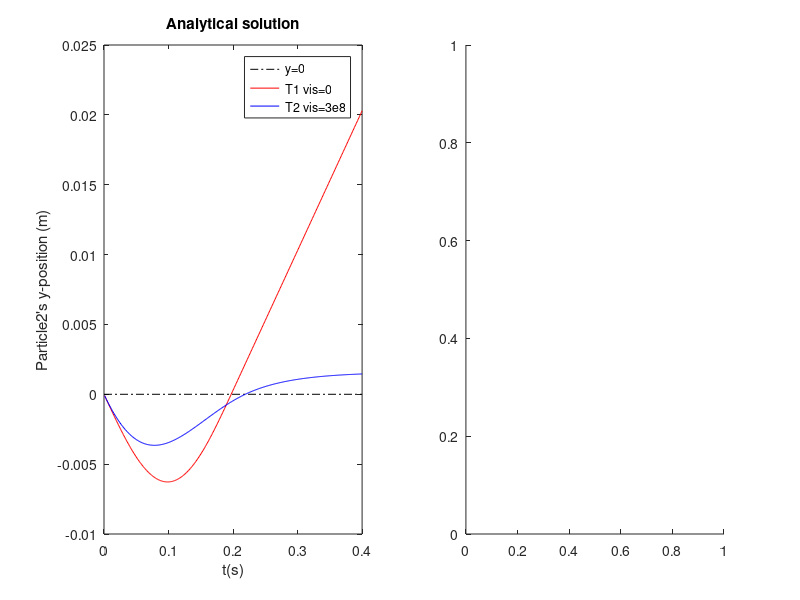

Source code (MATLAB): (Note: this script raises an error after producing the figure.)
%2017-06-11 LI ChangSheng @ NanJing University
%E-mail: sheng0619@163.com
%ref.
%[1]LI ChangSheng, YIN HongWei. Validation tests for discrete element codes using single-contact systems
%T1 T2 T3 T4
%analytical solutions for the tests of the normal contact force and the shear contact force
%
%MATLAB R2015a, just run this code

clc
clear
kn  = 5.5e9;
den = 2.5e3;
rad = 50.0;
m   = den * 2.0 * sqrt(3) * rad^2;
%m=2.1651e+07;
k   = sqrt(kn/m);
tbegin = 0.001;
tend   = 0.4;
%*************************************************************************
%T1 T2
subplot(1,2,1)
%draw y=0.0
plot([0.0 tend],[0.0 0.0],'k-.');
hold on;
%particle1 particle2 position and rad
% (0,0) 50    (0,50) 50
% particle2 initial velocity (0.0, -1e-1)
vel   = -1e-1; 

%T1 
%without viscosity 0.0
vis   = 0.0;
n     = vis/m/2.0;
omega = sqrt(k^2-n^2);
tn1=pi/omega; % exact value 0.2189
tn1int   = 0.197; % for int value 0.197/dt= 197,note dt = 0.001
A     = vel/omega;

%see paper[1] Table2 T1 eq13 
%[0, t_n1) 
tn01  = [0.001:0.001:tn1int];
yn01  = A.*exp(-n.*tn01).*sin(omega.*tn01);
%plot(tn01,yn01,'r-')
velend = -A*omega;

%see paper[1] Table2 T1 eq14 
%[t_n1,0.4) 
tn1end = [tn1int+0.001:0.001:tend];
yn1end = velend.*(tn1end-tn1);

tnvis0 = [tn01 tn1end]';
ynvis0 = [yn01 yn1end]';
plot(tnvis0,ynvis0,'r-')

%T2
%viscosity 3e8
%tend=2*pi/omega;
vis    = 3e8;
n      = vis/m/2.0;
omega  = sqrt(k^2-n^2);
tn2       = pi/omega; % exact value 0.2189
tn2int    = 0.218;    % for int value 0.218/dt= 197,note dt = 0.001
tn02   = [tbegin:0.001:tn2int];
A      = vel/omega;

%see paper[1] Table2 T2 eq15 
%[0, t_n2)
yn02   = A.*exp(-n.*tn02).*sin(omega.*tn02);
vel2   = -A*omega*exp(-n*pi/omega);

tn2end = [tn2int+0.001:0.001:tend];
C2     = vel2/(-2*n*exp(-2*n*tn2));
C1     = -C2*exp(-2*n*tn2);
y2end  = C2.*exp(-2*n.*tn2end)+C1;

%see paper[1] Table2 T2 eq16 
%[t_n2,0.4)
tnvis3 = [tn02 tn2end]';
ynvis3 = [yn02 y2end]';

plot(tnvis3, ynvis3,'b-')
legend('y=0','T1 vis=0','T2 vis=3e8');
xlabel('t(s)')  
ylabel('Particle2''s y-position (m)')
title('Analytical solution')

%*************************************************************************
%T3 T4
%analytical solutions for the tests of the shear contact force
%
% wall3 nodes (0.220573 100.0) (0.220573 -100.0)    
% particle4 position and rad (50,0) 50
clc
clear
subplot(1,2,2)
ks  = 5.5e9;
kn  = ks;
den = 2.5e3;
rad = 50.0;
m   = den * 2.0 * sqrt(3) * rad^2;
k   = sqrt(ks/m);
tbegin = 0.001;
tend   = 0.4;
% particle4 initial velocity (0.0, 1.0)
v0    = 1;

% T4
% viscosity
vis=3e8;
n     = vis/m/2.0;
omega = sqrt(k^2-n^2);
A     = v0/omega;
%1.  first  segment
%see paper[1] Table3 T4 eq20 
%[0, t_s2)
ts2     = pi/(8.0*omega);     % exact value 0.027358375988797
ts2int  = 0.027;  % for int value
ts02 = [tbegin:0.001:ts2int]; 
ys02  = A.*exp(-n.*ts02).*sin(omega.*ts02);
%plot(ts02,ys02,'b-')
hold on
y0 = A*exp(-n*ts2(end))*sin(omega*ts2(end));
%plot(ts2,y0,'r*');
vs2 = ( (-n)*sin(omega*ts2) + omega*cos(omega*ts2) )*A*exp(-n*ts2);

%2.  second  segment
%see paper[1] Table3 T4 eq21
%[t_s2,t_s4)
Fsmax    = ks*y0;
g        = Fsmax/m;
friction = 0.1;
Fn       = Fsmax /friction;
xn       = Fsmax/friction/kn;

C2 = (vs2+g/(2.0*n))/(-2*n*exp(-2*n*ts2));
C1 = y0+g/(2*n)*ts2-C2*exp(-2*n*ts2);
ys2 = C1+C2*exp(-2*n*ts2)-g/(2*n)*ts2;
%plot(ts2,ys2,'ro')

ts3     = (-1/(2*n)) * log( g/(2*n)/(C2*(-2*n)) ) ;% 0.093910070513473
ts3int  = 0.093;
ts23   = [ts2int+0.001:0.001:ts3int];
ys23   = C1+C2*exp(-2*n.*ts23)-g/(2*n).*ts23;
%plot(ts23,ys23,'b-.');
ys3     = C1+C2*exp(-2*n*ts3)-g/(2*n)*ts3;
%plot(ts3,ys3,'ro');

%3.  third  segment
%see paper[1] Table3 T4 eq22
%[t_s4,t_end)
a=ys3-ys2; %equilibrium position moves up to (ys2-ys1)
[ts3end,ys3end] = ode15s('Fs',[ts3int+0.001:0.001:tend],[ys3 0.0],[],1.0,a,kn,m,vis,0.0);
%plot(ts3end,ys3end(:,1),'r-')
%scatter(ts3end,ys3end(:,1),'r');

tsvis3 = [ts02 ts23 ts3end']';
ysvis3 = [ys02 ys23 ys3end(:,1)']';
plot(tsvis3,ysvis3,'b-')
hold on

% T3
% without viscosity
vis=0.0;
n=vis/m/2.0;
k=sqrt(ks/m);
omega = sqrt(k^2-n^2);
A=v0/omega;

Fsmax = ks*y0;%y0 same as T4, maximum shear force is same with T4, particle4 slip in y0
g     = Fsmax/m;
xn    = Fsmax/friction/kn;
v0    = v0;% initial velocity same as T4

%1.  first  segment
%see paper[1] Table3 T3 eq17 
%[0, t_s1)
ts1    = 1/omega * asin(y0/A) ;% 0.022538940308419
ts1int = 0.022;
ts01   = [0.001:0.001:ts1int];
ys01    = A.*exp(-n.*ts01).*sin(omega.*ts01);
%plot(ts01,ys01,'r-')

ys1 = A * sin(omega*ts1);
vs1 = A * omega * cos(omega*ts1);
%plot(ts1,ys1,'b*');
C1     = vs1+g*ts1;
C2     = ys1+g*ts1^2/2.0 - C1*ts1;
ts4    = (-C1)/(-g); %0.189612878190028
ts4int = 0.189;

%2.  second  segment
%see paper[1] Table3 T4 eq18
%[t_s1,t_s4)
ts14 =[ts1int+0.001:0.001:ts4int];
ys14 = - g*ts14.*ts14 /2 + C1.*ts14 +C2;
%plot(ts14,ys14,'r-.')
ys1_ = -g*ts1*ts1/2 + C1*ts1 +C2;
%plot(ts1,ys1_,'ro')
y4 = - g*ts4*ts4 /2 + C1*ts4 +C2;
%plot(ts4,y4,'ro')

%3.  third  segment
%see paper[1] Table3 T3 eq19
%[t_s4,t_send)
phi    = pi/2;
A      = sqrt(y0^2); % amplitude change to y0 , i.e. max shear displacement before slide
addy   = y4-A.*exp(-n*ts4).*sin(omega*ts4+pi/2-omega*ts4);
y1_4   = y4-ys1_;
ts4end = [ts4int+0.001:0.001:tend];
ys4end = A.*exp(-n.*ts4end).*sin(omega.*ts4end+pi/2-omega*ts4)+addy;
%plot( ts4end,ys4end,'r-')
tsvis0   = [ts01 ts14 ts4end]';
ysvis0   = [ys01 ys14 ys4end]';
plot(tsvis0,ysvis0,'r-')
%scatter(tsvis0,ysvis0,'r');


set(gca,'box','on')
legend('T4 vis=3e8','T3 vis=0e8');
xlabel('t(s)')  
ylabel('Particle4''s y-position (m)')
title('Analytical solution')
